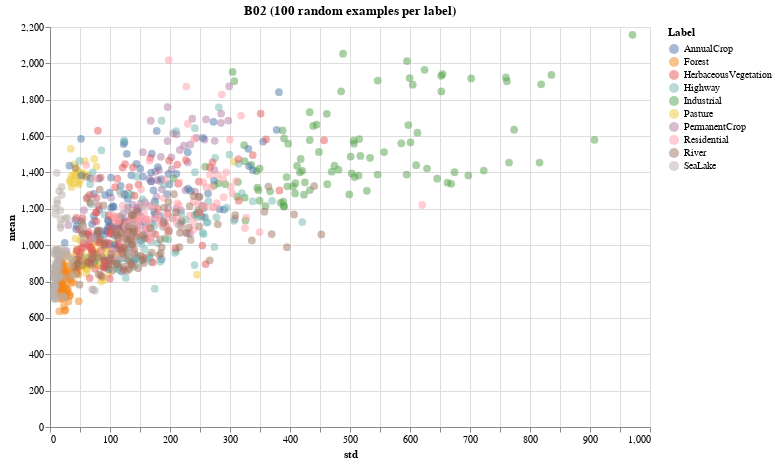

Source (notebook cell):
### Code cell
figura['B02']

### Figure 1 — Vega-Lite specification as saved in the notebook (floating-point values rounded to 4 significant figures; data arrays with more than 128 entries replaced by an {"elided": "..."} marker saying what was removed)
{"config": {"view": {"continuousWidth": 400, "continuousHeight": 300}}, "data": {"name": "data-3cbcca7fbeeaacb1a49b56430bcb439c"}, "mark": {"type": "circle", "size": 60}, "encoding": {"color": {"type": "nominal", "field": "Label"}, "opacity": {"value": 0.5}, "x": {"type": "quantitative", "field": "std"}, "y": {"type": "quantitative", "field": "mean"}}, "height": 400, "title": "B02 (100 random examples per label)", "width": 600, "$schema": "https://vega.github.io/schema/vega-lite/v4.8.1.json", "datasets": {"data-3cbcca7fbeeaacb1a49b56430bcb439c": {"elided": "1000 records"}}}
